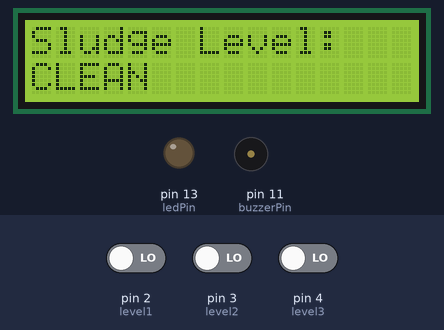
The sketch below on a simulated Arduino Uno, built with avr-gcc and run on an emulated ATmega328P. Shown: 16×2 character LCD, output pins drawn as LEDs (lit = HIGH), buzzer (waves = sounding). Inputs (shaded band) come from the test bench; at power-on: pin 4 (level3) LOW, pin 2 (level1) LOW, pin 3 (level2) LOW.

Above: at 3.2 s.
3.3 s: pin 4 (level3) driven HIGH
At 4.4 s:
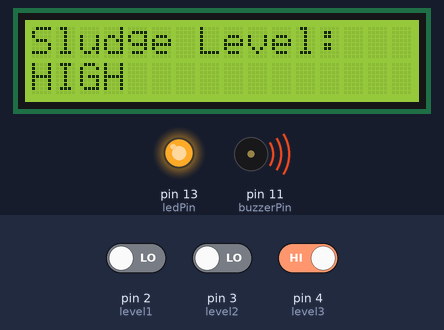
5.0 s: pin 4 (level3) driven LOW
At 6.0 s:
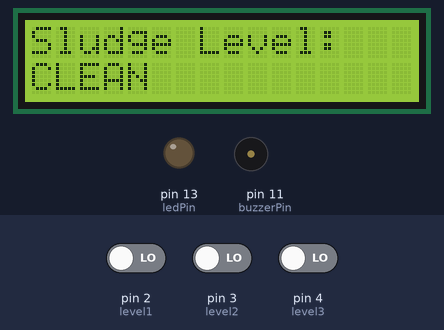
6.5 s: pin 2 (level1) driven HIGH
At 7.5 s:
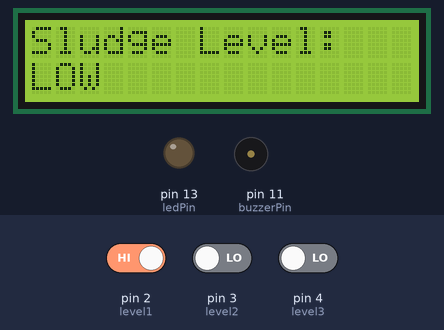
8.1 s: pin 3 (level2) driven HIGH
At 9.1 s:
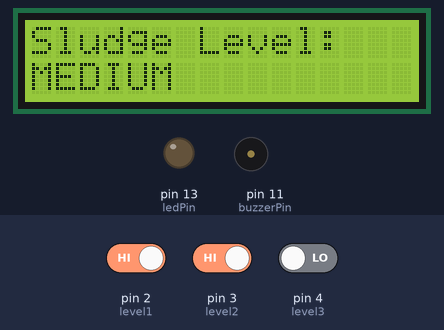
9.6 s: pin 3 (level2) driven LOW
At 10.7 s:
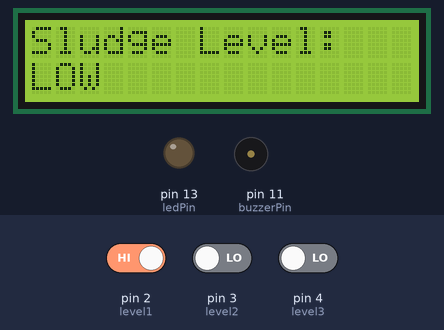
Timing chart, 0 to 12.1 s (numbered marks = the images above; inputs shaded):
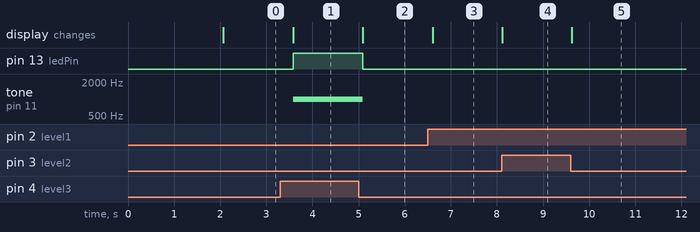

Measured:
- after the input at 3.3 s, pin 13 (ledPin): LOW → HIGH after 0.28 s; tone on pin 11 (buzzerPin): silent → 1000 Hz after 0.28 s; the display: changes after 0.28 s (image 1)
- after the input at 5.0 s, pin 13 (ledPin): HIGH → LOW after 0.09 s; tone on pin 11 (buzzerPin): 1000 Hz → silent after 0.09 s; the display: changes after 0.09 s (image 2)
- after the input at 6.5 s, the display: changes after 0.10 s (image 3)
- after the input at 8.1 s, the display: changes at once (image 4)
- after the input at 9.6 s, the display: changes at once (image 5)

The sketch:

SludgeLevel.ino
```cpp
// Pin Definitions
const int level1 = 2;  // Push Button 1 - 2mm
const int level2 = 3;  // Push Button 2 - 4mm
const int level3 = 4;  // Push Button 3 - 6mm
const int ledPin = 13;
const int buzzerPin = 11;

#include <LiquidCrystal.h>
LiquidCrystal lcd(7, 6, 5, 9, 8, 12);  // RS, E, D4, D5, D6, D7

void setup() {
  pinMode(level1, INPUT);  // Pull-down logic (matches your Proteus wiring)
  pinMode(level2, INPUT);
  pinMode(level3, INPUT);
  pinMode(ledPin, OUTPUT);
  pinMode(buzzerPin, OUTPUT);

  lcd.begin(16, 2);
  lcd.print("Sludge Monitor");
  delay(2000);
  lcd.clear();
}

void loop() {
  bool l1 = digitalRead(level1);
  bool l2 = digitalRead(level2);
  bool l3 = digitalRead(level3);

  lcd.setCursor(0, 0);
  lcd.print("Sludge Level:");

  if (l3) {
    lcd.setCursor(0, 1);
    lcd.print("HIGH          ");
    digitalWrite(ledPin, HIGH);
    tone(buzzerPin, 1000);  // Buzz continuously
  } else if (l2) {
    lcd.setCursor(0, 1);
    lcd.print("MEDIUM        ");
    digitalWrite(ledPin, LOW);
    noTone(buzzerPin);
  } else if (l1) {
    lcd.setCursor(0, 1);
    lcd.print("LOW           ");
    digitalWrite(ledPin, LOW);
    noTone(buzzerPin);
  } else {
    lcd.setCursor(0, 1);
    lcd.print("CLEAN         ");
    digitalWrite(ledPin, LOW);
    noTone(buzzerPin);
  }

  delay(500);
}
```
